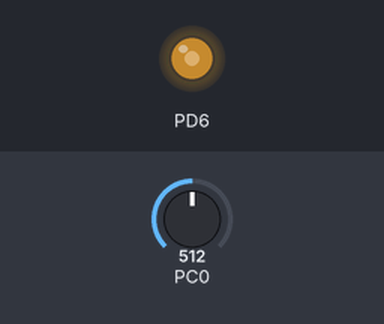
The program below on a simulated ATmega328P, built with avr-gcc and emulated at 16 MHz. On the bench: output pins drawn as LEDs (lit = HIGH). The test bench sets the inputs (shaded band); at power-on: PC0 = 512.

Above: at 1.2 s.
1.3 s: PC0 set to 716
At 1.7 s:
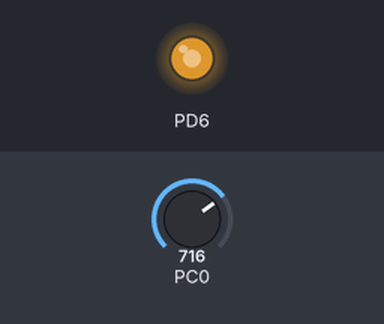
2.8 s: PC0 set to 900
At 3.1 s:
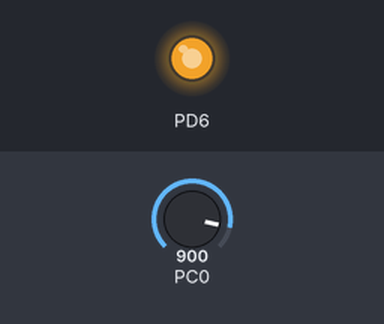
4.3 s: PC0 set to 122
At 5.3 s:
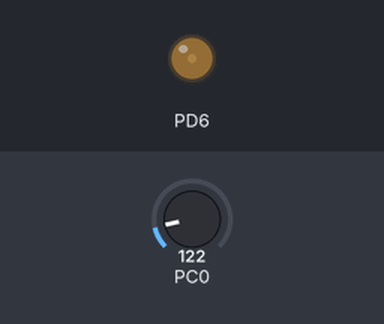
5.8 s: PC0 set to 0
At 6.3 s:
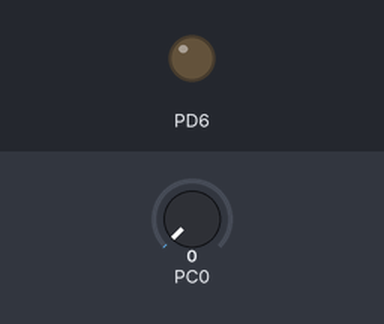
Timing chart, 0 to 8.3 s (numbered marks = the images above; inputs shaded):
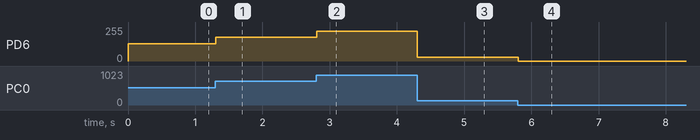

Measured:
- after the input at 1.3 s, PD6: 128/255 → 179/255 at once
- after the input at 2.8 s, PD6: 179/255 → 225/255 at once
- after the input at 4.3 s, PD6: 225/255 → 30/255 at once
- after the input at 5.8 s, PD6: 30/255 → 0/255 at once

The program:

main.c
```c
/*
 * ADC_MotorSpeedControl.c
 *
 * Created: 29-06-2026 13:08:51
 * Author : User
 */

#define F_CPU 16000000UL
#include <avr/io.h>
#include <util/delay.h>
#include "PWM.h"
#include "adc.h"


int main(void)
{

	Init_PWM();   // Initialize PWM on pin PD6

	Init_ADC();   // initialize ADC for reading potentiometer

	while (1)
	{

		Map_ADC_To_CompareValue();    // Read ADC value to control motor speed

		_delay_ms(10);
	}
}
```

PWM.c
```c
/*
 * PWM.c
 *
 * Created: 29-06-2026 13:12:15
 *  Author: User
 */

#include <avr/io.h>


void Init_PWM()   // Set Fast PWM on OC0A/PD6
{

	TCCR0B &= ~(1<< WGM02);     // Set Fast PWM on TIMER0 : WGM0 2:0 = 011
	TCCR0A |= (1<< WGM01)|(1<< WGM00);

	TCCR0A |=(1<<COM0A1);     // set non-inverting output on PD6: COM01:0 = 10
	TCCR0A &=~(1<< COM0A0);

	DDRD |= (1<< DDD6);    // set PD6 as output pin

	TCCR0B &=~(1<< CS02);    // set prescaler 64 : CS02:0=011
	TCCR0B |= (1<< CS01)|(1<< CS00);

}
```

PWM.h
```c
/*
 * PWM.h
 *
 * Created: 29-06-2026 13:09:35
 *  Author: User
 */


#ifndef PWM_H_
#define PWM_H_

void Init_PWM();


#endif /* PWM_H_ */
```

adc.c
```c
/*
 * adc.c
 *
 * Created: 29-06-2026 13:13:52
 *  Author: User
 */


#include <avr/io.h>

// Initialize ADC to read potentiometer
// - Set reference voltage as Avcc
// - Select channel 0
// - Set ADC frequency as 125KHz
// - Use single-shot conversion
void Init_ADC()
{

	ADMUX &=~(1<< REFS1);    // Reference voltage : REFS1:0 = 01
	ADMUX |=(1<< REFS0);

	ADMUX &= ~((1<<MUX0) | (1<<MUX1) |(1<<MUX2) | (1<<MUX3));     // Select channel0: MUX2:0 = 000

	// Set prescale factor 128: ADPS 2:0= 111
	// F_ADC = F_CPU / 128 = 125KHz
	ADCSRA |= (1<< ADPS2)	|(1<< ADPS1)|(1<< ADPS0);

	ADCSRA |= (1<< ADEN);  	// Enable ADC

}

uint16_t Get_ADC_value()
{

	ADCSRA |= (1<< ADSC);    // Start conversion

	while(ADCSRA & (1<< ADSC));     // Wait till conversion finishes

	return ADC;    //Read value
}

// Map ADC value to set compare value for motor control
// Compare value        -> 0-255  (8-bit)
// ADC value range      -> 0-1023 (10-bit)
// Compare value = ADC value >> 2
void  Map_ADC_To_CompareValue()
{

	uint16_t ADC_Value= Get_ADC_value();   // Read ADC value

	uint8_t comp_value= ADC_Value >> 2;    // Map it to 8-bit value

	OCR0A = comp_value;     // Set compare value in OCR0A

}
```

adc.h
```c
/*
 * adc.h
 *
 * Created: 29-06-2026 13:11:06
 *  Author: User
 */


#ifndef ADC_H_
#define ADC_H_


void Init_ADC();

uint16_t Get_ADC_value();

void Map_ADC_To_CompareValue();


#endif /* ADC_H_ */
```
